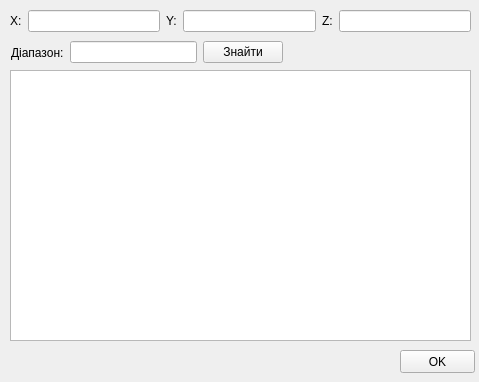
<?xml version="1.0" encoding="UTF-8"?>
<ui version="4.0">
 <class>setPointForm</class>
 <widget class="QWidget" name="setPointForm">
  <property name="geometry">
   <rect>
    <x>0</x>
    <y>0</y>
    <width>479</width>
    <height>382</height>
   </rect>
  </property>
  <property name="windowTitle">
   <string>Form</string>
  </property>
  <widget class="QWidget" name="layoutWidget">
   <property name="geometry">
    <rect>
     <x>10</x>
     <y>10</y>
     <width>461</width>
     <height>22</height>
    </rect>
   </property>
   <layout class="QHBoxLayout" name="SetPoint">
    <item>
     <widget class="QLabel" name="Xlabel">
      <property name="text">
       <string>X:</string>
      </property>
     </widget>
    </item>
    <item>
     <widget class="QLineEdit" name="X"/>
    </item>
    <item>
     <widget class="QLabel" name="Ylabel">
      <property name="text">
       <string>Y:</string>
      </property>
     </widget>
    </item>
    <item>
     <widget class="QLineEdit" name="Y"/>
    </item>
    <item>
     <widget class="QLabel" name="Zlabel">
      <property name="text">
       <string>Z:</string>
      </property>
     </widget>
    </item>
    <item>
     <widget class="QLineEdit" name="Z"/>
    </item>
   </layout>
  </widget>
  <widget class="QWidget" name="layoutWidget">
   <property name="geometry">
    <rect>
     <x>11</x>
     <y>40</y>
     <width>457</width>
     <height>25</height>
    </rect>
   </property>
   <layout class="QHBoxLayout" name="RangeLayOut">
    <item>
     <layout class="QHBoxLayout" name="horizontalLayout_2">
      <item>
       <widget class="QLabel" name="RangeLabel">
        <property name="text">
         <string>Діапазон:</string>
        </property>
       </widget>
      </item>
      <item>
       <widget class="QLineEdit" name="Range"/>
      </item>
     </layout>
    </item>
    <item>
     <widget class="QPushButton" name="Find">
      <property name="text">
       <string>Знайти</string>
      </property>
     </widget>
    </item>
    <item>
     <spacer name="horizontalSpacer">
      <property name="orientation">
       <enum>Qt::Horizontal</enum>
      </property>
      <property name="sizeHint" stdset="0">
       <size>
        <width>178</width>
        <height>20</height>
       </size>
      </property>
     </spacer>
    </item>
   </layout>
  </widget>
  <widget class="QPushButton" name="OKButton">
   <property name="geometry">
    <rect>
     <x>400</x>
     <y>350</y>
     <width>75</width>
     <height>23</height>
    </rect>
   </property>
   <property name="text">
    <string>OK</string>
   </property>
  </widget>
  <widget class="QListWidget" name="listWidget">
   <property name="geometry">
    <rect>
     <x>10</x>
     <y>70</y>
     <width>461</width>
     <height>271</height>
    </rect>
   </property>
  </widget>
 </widget>
 <resources/>
 <connections/>
</ui>
